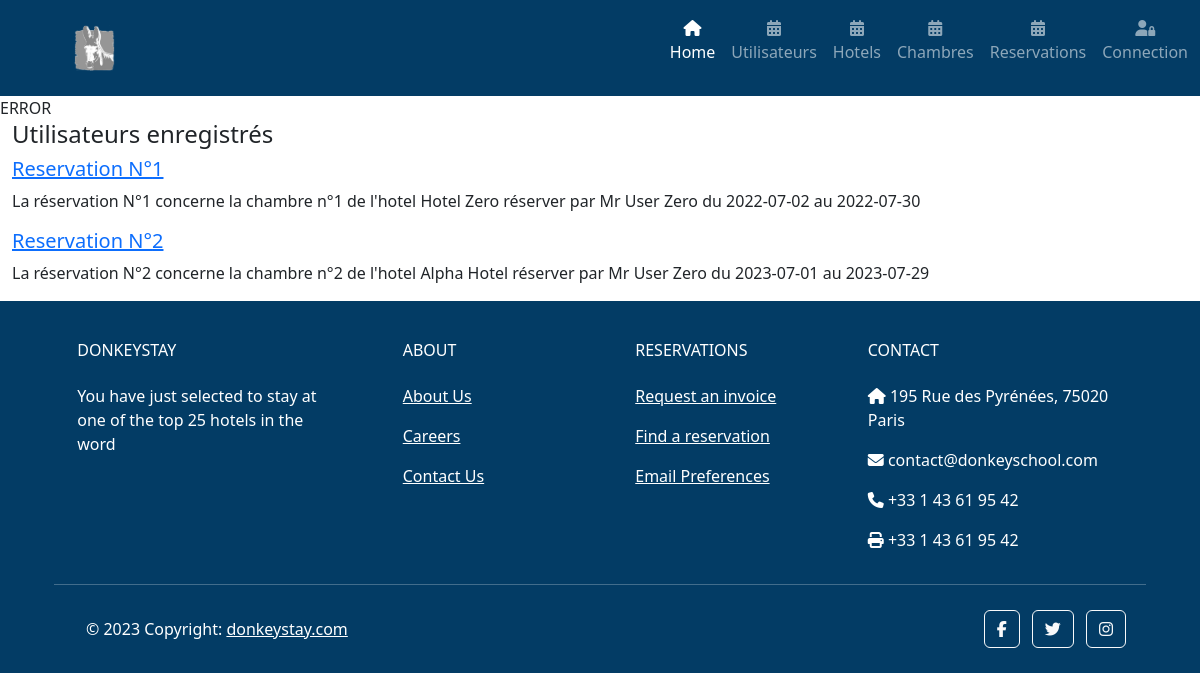
Screenshot of /reservation with the database file from the repository.
### tables this page shows
CREATE TABLE IF NOT EXISTS `reservation` (
    `reservationID` INT AUTO_INCREMENT PRIMARY KEY NOT NULL,
    `userID` INT NOT NULL,
    `roomID` INT NOT NULL,
    `reservationDebut` DATE NOT NULL,
    `reservationFin` DATE NOT NULL,
    CONSTRAINT roomsINhotels
        FOREIGN KEY (userID) REFERENCES user(userID),
        FOREIGN KEY (roomID) REFERENCES room(roomID)
);

CREATE TABLE IF NOT EXISTS `room` (
    `roomID` INT AUTO_INCREMENT PRIMARY KEY NOT NULL,
    `hotelID` INT NOT NULL,
    `roomNumber` INT NOT NULL,
    `roomNightPrice` DECIMAL NOT NULL,
    `roomDescription` VARCHAR(255),
    `roomPic` VARCHAR(255),
    CONSTRAINT hotel
        FOREIGN KEY (hotelID) REFERENCES hotel(hotelID)
);

CREATE TABLE IF NOT EXISTS `hotel` (
    `hotelID` INT AUTO_INCREMENT PRIMARY KEY NOT NULL,
    `hotelStars` INT,
    `hotelName` VARCHAR(50) NOT NULL,
    `hotelAdress` VARCHAR(50) NOT NULL,
    `hotelCity` VARCHAR(50) NOT NULL,
    `hotelCountry` VARCHAR(50) NOT NULL
);

CREATE TABLE IF NOT EXISTS `user` (
    `userID` INT AUTO_INCREMENT PRIMARY KEY NOT NULL,
    `userFirst` VARCHAR(50) NOT NULL,
    `userLast`VARCHAR(50) NOT NULL,
    `userEmail`VARCHAR(50) NOT NULL,
    `userAdmin` BOOLEAN NOT NULL,
    `userLogin` VARCHAR(255) NOT NULL,
    `userPass`VARCHAR(255) NOT NULL
);

### controllers/Controller.php (called while the page is built, shortened)
<?php
abstract class Controller
{
    public function render(string $fichier, array $datas = [], string $index = "index")
    {
        extract($datas);
        require_once ROOT . '/views/' . $fichier . '.php';
    }
}

### controllers/ReservationController.php (called while the page is built, shortened)
<?php
class ReservationController extends Controller
{
    public function index()
    {
        $reservations = new Reservation;
        $reservations = $reservations->findAll();
        $this->render('reservation/index',['reservations' => $reservations]);
    }
}

### index.php (called while the page is built, shortened)
<?php
$router = new Router;
$router->start();

### models/Reservation.php (called while the page is built, shortened)
<?php
class Reservation extends DataBaseModel
{
    public function __construct()
    {
        $this->table = 'reservation';
    }
}

### models/DataBaseAccess.php (called while the page is built, shortened)
<?php
class DataBaseAccess extends PDO
{
    private static $instance;
    private function __construct()
    {
        $DataSourceName = 'mysql:dbname=' . self::DBNAME . ';host=' . self::DBHOST;
    }
    public static function getInstance ()
    {
        if(self::$instance === null){
            self::$instance = new self();
        }
        return self::$instance;
    }
}

### models/DataBaseModel.php (called while the page is built, shortened)
<?php
abstract class DataBaseModel extends DataBaseAccess
{
    protected $table;
    public function findAll()
    {
        $query = $this->requete('SELECT * FROM '. $this->table);
        return $query->fetchAll();
    }
    public function findByID(int $id)
    {
        return $this->requete("SELECT * FROM {$this->table} WHERE {$this->table}id = $id")->fetch();
    }
    public function requete(string $sql, array $attributs = null)
    {
        $this->dbAccess = DataBaseAccess::getInstance();
        if($attributs !== null){
            $query = $this->dbAccess->prepare($sql);
            $query->execute($attributs);
            return $query;
        }else{
            return $this->dbAccess->query($sql);
        }
    }
}

### models/Room.php (called while the page is built, shortened)
<?php
class Room extends DataBaseModel
{
    public function __construct()
    {
        $this->table = 'room';
    }
}

### models/Hotel.php (called while the page is built, shortened)
<?php
class Hotel extends DataBaseModel
{
    public function __construct()
    {
        $this->table = 'hotel';
    }
}

### models/User.php (called while the page is built, shortened)
<?php
class User extends DataBaseModel
{
    public function __construct()
    {
        $this->table = 'user';
    }
}

### views/reservation/index.php (the view, shortened to what this page needs)
<?php
$users = new User;
$rooms = new Room;
$hotels = new Hotel;
?>
<div class="container-fluid">
    <h4>Utilisateurs enregistrés</h4>
    <div class="row">
        <?php foreach ($reservations as $key => $value) : ?>
        <article>
            <h5>
                <a href="reservation/reservationProfil/<?= $value->reservationID; ?>">
                    Reservation N°<?= $value->reservationID; ?>
                </a>
            </h5>
            <p>
                <?php
                $user = $users->findByID($value->userID);
                $room = $rooms->findByID($value->roomID);
                $hotel = $hotels->findByID($room->hotelID);
                ?>
                La réservation N°<?= $value->reservationID; ?> concerne la chambre n°<?= $room->roomNumber; ?> de l'hotel <?= $hotel->hotelName; ?> réserver par Mr <?= $user->userFirst." ".$user->userLast; ?> du <?= $value->reservationDebut; ?> au <?= $value->reservationFin; ?>
            </p>
        </article>
        <?php endforeach; ?>
    </div>
</div>

### rows the page displays
reservation: reservationID "1", roomID.roomNumber "1", hotel.hotelName "Hotel Zero", userID.userFirst "User", userID.userLast "Zero", reservationDebut "2022-07-02", reservationFin "2022-07-30"
reservation: reservationID "2", roomID.roomNumber "2", hotel.hotelName "Alpha Hotel", userID.userFirst "User", userID.userLast "Zero", reservationDebut "2023-07-01", reservationFin "2023-07-29"
